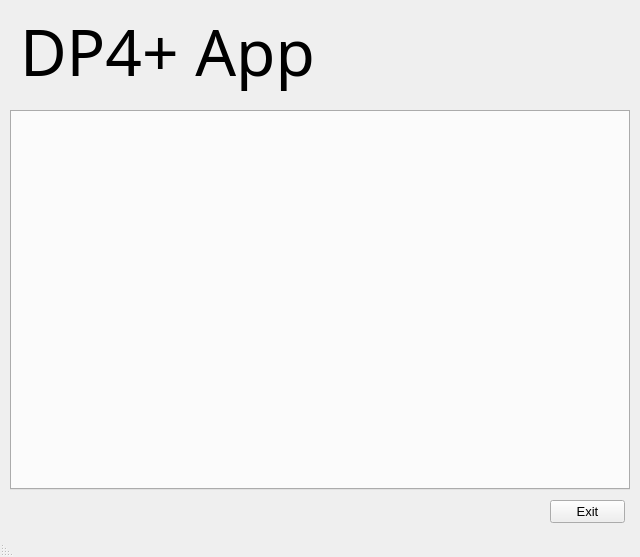
<?xml version="1.0" encoding="UTF-8"?>
<ui version="4.0">
 <class>MainWindow</class>
 <widget class="QMainWindow" name="MainWindow">
  <property name="enabled">
   <bool>true</bool>
  </property>
  <property name="geometry">
   <rect>
    <x>0</x>
    <y>0</y>
    <width>640</width>
    <height>557</height>
   </rect>
  </property>
  <property name="font">
   <font>
    <pointsize>10</pointsize>
    <italic>false</italic>
    <kerning>true</kerning>
   </font>
  </property>
  <property name="mouseTracking">
   <bool>false</bool>
  </property>
  <property name="windowTitle">
   <string>MainWindow</string>
  </property>
  <widget class="QWidget" name="centralwidget">
   <widget class="QTabWidget" name="tabWidget">
    <property name="enabled">
     <bool>true</bool>
    </property>
    <property name="geometry">
     <rect>
      <x>10</x>
      <y>110</y>
      <width>620</width>
      <height>380</height>
     </rect>
    </property>
    <property name="font">
     <font>
      <pointsize>10</pointsize>
      <weight>75</weight>
      <italic>false</italic>
      <bold>true</bold>
      <kerning>true</kerning>
     </font>
    </property>
    <property name="mouseTracking">
     <bool>false</bool>
    </property>
    <property name="tabletTracking">
     <bool>false</bool>
    </property>
    <property name="tabShape">
     <enum>QTabWidget::Rounded</enum>
    </property>
    <property name="currentIndex">
     <number>-1</number>
    </property>
    <property name="documentMode">
     <bool>false</bool>
    </property>
   </widget>
   <widget class="QLabel" name="label">
    <property name="geometry">
     <rect>
      <x>20</x>
      <y>10</y>
      <width>301</width>
      <height>81</height>
     </rect>
    </property>
    <property name="font">
     <font>
      <family>Poor Richard</family>
      <pointsize>48</pointsize>
      <italic>false</italic>
      <kerning>true</kerning>
     </font>
    </property>
    <property name="mouseTracking">
     <bool>true</bool>
    </property>
    <property name="text">
     <string>DP4+ App</string>
    </property>
   </widget>
   <widget class="QPushButton" name="exit">
    <property name="geometry">
     <rect>
      <x>550</x>
      <y>500</y>
      <width>75</width>
      <height>23</height>
     </rect>
    </property>
    <property name="text">
     <string>Exit</string>
    </property>
   </widget>
   <widget class="QLabel" name="label_2">
    <property name="geometry">
     <rect>
      <x>380</x>
      <y>10</y>
      <width>101</width>
      <height>101</height>
     </rect>
    </property>
    <property name="text">
     <string/>
    </property>
    <property name="pixmap">
     <pixmap>logo_CONICET.png</pixmap>
    </property>
    <property name="scaledContents">
     <bool>true</bool>
    </property>
   </widget>
   <widget class="QLabel" name="label_3">
    <property name="geometry">
     <rect>
      <x>500</x>
      <y>20</y>
      <width>111</width>
      <height>61</height>
     </rect>
    </property>
    <property name="text">
     <string/>
    </property>
    <property name="pixmap">
     <pixmap>logo_INGEBIO.png</pixmap>
    </property>
    <property name="scaledContents">
     <bool>true</bool>
    </property>
   </widget>
  </widget>
  <widget class="QStatusBar" name="statusBar">
   <property name="enabled">
    <bool>true</bool>
   </property>
   <property name="font">
    <font>
     <pointsize>10</pointsize>
     <italic>true</italic>
     <kerning>true</kerning>
    </font>
   </property>
   <property name="cursor">
    <cursorShape>ArrowCursor</cursorShape>
   </property>
   <property name="layoutDirection">
    <enum>Qt::RightToLeft</enum>
   </property>
   <property name="sizeGripEnabled">
    <bool>true</bool>
   </property>
  </widget>
 </widget>
 <tabstops>
  <tabstop>tabWidget</tabstop>
  <tabstop>exit</tabstop>
 </tabstops>
 <resources/>
 <connections/>
</ui>
